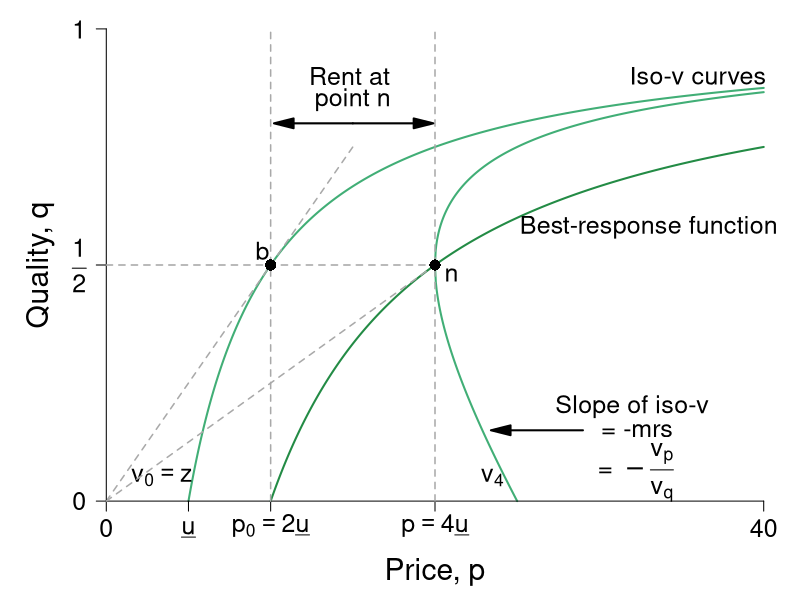

Recreate this plot in R.
#' Graph Designer: Scott Cohn
#' Authors: Bowles and Halliday
#' Title: Coordination, Conflict and Competition: A Text in Microeconomics

require(ggplot2)
require(shape)
pdf(file = "information_power/iso_vmap_b.pdf", width = 9, height = 7)

#Set parameters for graphics
pointsize <- 1.8
axislabelsize <- 1.8
labelsize <- 1.5
namesize <- 1.8
annotatesize <- 1.5
graphlinewidth <- 2
segmentlinewidth <- 1.5

COLA <- c("#e0f3db", "#99d8c9","#66c2a4","#41ae76", "#238b45", "#005824")
COLB <- c("#c6dbef", "#4eb3d3", "#2b8cbe", "#0868ac","#084081")
COL <- c("#7fc97f", "#beaed4", "#fdc086", "#ffff99", "#386cb0", "#f0027f", "#bf5b17", "#666666")
COLA <- c("#e0f3db", "#99d8c9","#66c2a4","#41ae76", "#238b45", "#005824")
COLB <- c("#c6dbef", "#4eb3d3", "#2b8cbe", "#0868ac","#084081")
COLC <- c("#fcfbfd", "#efedf5", "#dadaeb", "#bcbddc", "#9e9ac8", "#807dba", "#6a51a3", "#54278f", "#3f007d")


#The equation is below when v = 0. See Wolfram Alpha output. 
isov <- function(p, delta = 5) {
  (p - delta)/p
}

isovhigh1 <- function(p, delta = 5, v = 5){
  (sqrt(p^2 - 4 * delta * v) - p + 2*v)/( 2 * v )
}

isovlow1 <- function(p, delta = 5, v = 5){
  (-sqrt(p^2 - 4 * delta * v) - p + 2*v)/( 2 * v )
}

isovhigh2 <- function(p, delta = 5, v = 10){
  (sqrt(p^2 - 4 * delta * v) - p + 2*v)/( 2 * v )
}

isovlow2 <- function(p, delta = 5, v = 10){
  (-sqrt(p^2 - 4 * delta * v) - p + 2*v)/( 2 * v )
}

isovhigh3 <- function(p, delta = 5, v = 15){
  (sqrt(p^2 - 4 * delta * v) - p + 2*v)/( 2 * v )
}

isovlow3 <- function(p, delta = 5, v = 15){
  (-sqrt(p^2 - 4 * delta * v) - p + 2*v)/( 2 * v )
}

brfFn <- function(p, delta = 5) {
  1 - (2*delta) /p
}

#This is evaluated for p = 12; q = 12/(8*sqrt(12^2 - 4*delta1*v1)) - 1/8 for the slope
#At p = 12; q = (-sqrt(12^2 - 4*v1*delta1) - 12 + 2*v1)/(2*v1) = 0.799
tangencyLine <- function(p){
  (p*(0.05))
}


COL <- c("#f7fcf5", "#e5f5e0", "#c7e9c0", "#a1d99b", "#74c476", "#41ab5d", "#238b45", "#005a32")
par(mar =  c(4, 4, .5, .5))

xlims <- c(0, 40)
ylims <- c(0, 1)

plot(0, 0, xlim = xlims, ylim = ylims, type = "n",
     xlab = "",
     ylab = "",
     xaxt = "n", yaxt = "n", cex.lab = axislabelsize, bty = "n")

mtext(expression(paste("Price, ", p)), side = 1, line = 2.5, cex = axislabelsize)
text(-4, ylims[2] - 0.5*(ylims[2] - ylims[1]), expression(paste("Quality, ", q)), xpd = TRUE, cex = axislabelsize, srt = 90) 

npts <- 500 
npts2 <- 501
#Specify the sequences of points for graphing. 
xx0 <- seq(5, xlims[2], length.out = npts)
xx1 <- seq(10, xlims[2], length.out = npts)
xx2 <- seq(xlims[1], 15, length.out = npts)
xx3 <- seq(10, xlims[2], length.out = npts2)
xx4 <- seq(xlims[1], 10, length.out = npts2)
#For below, I solved sqrt(p^2 - 200) - p + 200/p = 0, getting p = 10*sqrt(2) = 14.14214
xx5 <- seq(14.14214, xlims[2], length.out = npts2)
xx6 <- seq(14.14214, 15, length.out = npts2)
xx7 <- seq(20, xlims[2], length.out = npts2)
xx8 <- seq(xlims[1], 25, length.out = npts2)

#Draw the lines for the graphs
lines(xx0, isov(xx0, delta = 5), col = COLA[4], lwd = graphlinewidth)
lines(xx1, brfFn(xx1), col = COLA[5], lwd = graphlinewidth)
lines(xx2, tangencyLine(xx2), col = "darkgrey", lwd = segmentlinewidth, lty = 2)
#lines(xx3, isovhigh1(xx3, v = 5, delta = 5), col = COLA[4], lwd = graphlinewidth)
#lines(xx4, isovlow1(xx4, v = 5, delta = 5), col = COLA[4], lwd = graphlinewidth)
#lines(xx5, isovhigh2(xx5, v = 10, delta = 5), col = COLA[4], lwd = graphlinewidth)
#lines(xx6, isovlow2(xx6, v = 10, delta = 5), col = COLA[4], lwd = graphlinewidth)
lines(xx7, isovhigh3(xx7, v = 20, delta = 5), col = COLA[4], lwd = graphlinewidth)
lines(xx8, isovlow3(xx8, v = 20, delta = 5), col = COLA[4], lwd = graphlinewidth)


#Customize ticks and labels for the plot
ticksy <- c(0, 0.5, 1)
ylabels <- c(0, expression(paste(frac(1,2))), 1)
ticksx <- c(0, 5, 10, 20, 40)
xlabels <- c(0, expression(paste(underline("u"))), expression(paste(p[0] == 2*underline("u"))), expression(paste(p == 4*underline("u"))) , 40)
axis(1, at = ticksx, pos = 0, labels = xlabels, cex.axis = labelsize)
axis(2, at = ticksy, pos = 0, labels = ylabels, las = 1, cex.axis = labelsize)

#Annotation of the three graphs and the NE

text(3.4, 0.05, expression(paste(v[0] == z)), cex = annotatesize)
#text(9.0, 0.05, expression(paste(v[1])), cex = annotatesize)
#text(14, 0.05, expression(paste(v[2])), cex = annotatesize)
text(23.5, 0.05, expression(paste(v[4])), cex = annotatesize)
text(21, 0.48, expression(paste("n")), cex = annotatesize)
text(33, 0.58, expression(paste("Best-response function")), cex = annotatesize)
text(36, 0.9, expression(paste("Iso-v curves")), cex = annotatesize)

#Lines for the coordinates of the Nash equilbrium
segments(0, 0, 20, 0.5, lty = 2, col = "darkgray", lwd = segmentlinewidth)

segments(10, 0, 10, 1, lty = 2, col = "darkgray", lwd = segmentlinewidth)
segments(20, 0, 20, 1, lty = 2, col = "darkgray", lwd = segmentlinewidth)
segments(0, 0.5, 20, 0.5, lty = 2, col = "darkgray", lwd = segmentlinewidth)

#Arrows and rent label
Arrows(15, 0.8, 19.3, 0.8,  col = "black", lty = 1, lwd = 2, arr.type = "triangle")
Arrows(15, 0.8, 10.8, 0.8,  col = "black", lty = 1, lwd = 2, arr.type = "triangle")
text(14.8, 0.9, expression(paste("Rent at")), cex = annotatesize)
text(15, 0.85, expression(paste("point n")), cex = annotatesize)

#Arrows and slope of iso-v label
Arrows(29, 0.15, 24, 0.15,  col = "black", lty = 1, lwd = 2, arr.type = "triangle")
text(32, 0.2, expression(paste("Slope of iso-v")), cex = annotatesize)
text(32.3, 0.15, expression(paste(" = -mrs ")), cex = annotatesize)
text(32, 0.06, expression(paste(" = " -frac(v[p], v[q]))), cex = annotatesize)


#Add a point for the NE
points(20, 0.5, pch = 16, col = "black", cex = 1.5)


#Add a point for b
points(10, 0.5, pch = 16, col = "black", cex = 1.5)
text(9.5, 0.53, expression(paste("b")), cex = annotatesize)

#Add a point for d
#Figure out q for p = 14.14214: q = 1 - 2delta/p = 1 - (2*5)/14.14214 =  0.2928934
#points(14.14214, 0.2928934, pch = 16, col = "black", cex = 1.5)
#text(15, 0.2928934, expression(paste("d")), cex = annotatesize)

dev.off()
